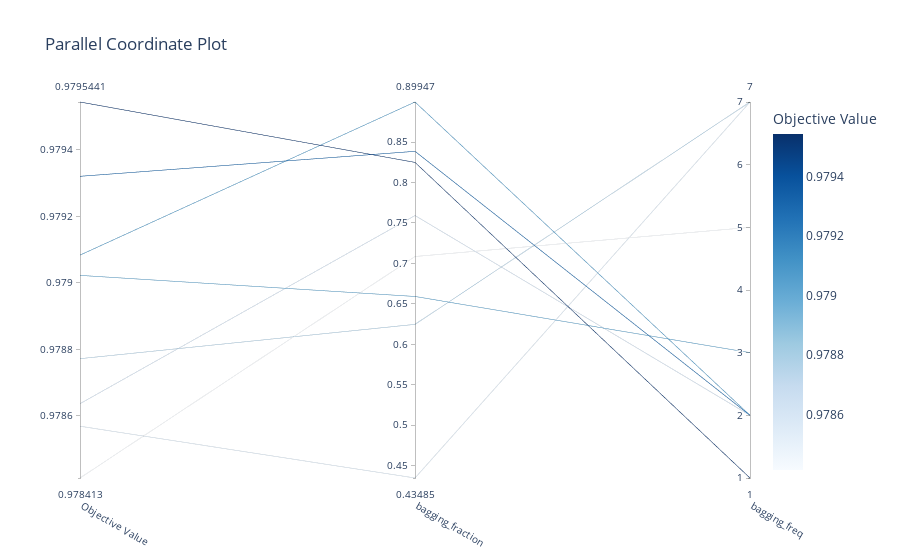

Notebook code cell kept with this figure:
### Code cell
plot_parallel_coordinate(study, params=["bagging_freq", "bagging_fraction"])

### Figure 1 — Plotly figure (JSON) as saved in the notebook; plotly's stock layout.template omitted (floating-point values rounded to 4 significant figures)
{"data": [{"dimensions": [{"label": "Objective Value", "range": [0.9784, 0.9795], "values": [0.9788, 0.9786, 0.9786, 0.9795, 0.9791, 0.979, 0.9784, 0.9793]}, {"label": "bagging_fraction", "range": [0.4349, 0.8995], "values": [0.6247, 0.7592, 0.4349, 0.8248, 0.8995, 0.6592, 0.7085, 0.8385]}, {"label": "bagging_freq", "range": [1, 7], "values": [7, 2, 7, 1, 2, 3, 5, 2]}], "labelangle": 30, "labelside": "bottom", "line": {"color": [0.9788, 0.9786, 0.9786, 0.9795, 0.9791, 0.979, 0.9784, 0.9793], "colorbar": {"title": {"text": "Objective Value"}}, "colorscale": [[0, "rgb(247,251,255)"], [0.125, "rgb(222,235,247)"], [0.25, "rgb(198,219,239)"], [0.375, "rgb(158,202,225)"], [0.5, "rgb(107,174,214)"], [0.625, "rgb(66,146,198)"], [0.75, "rgb(33,113,181)"], [0.875, "rgb(8,81,156)"], [1, "rgb(8,48,107)"]], "reversescale": false, "showscale": true}, "type": "parcoords"}], "layout": {"title": {"text": "Parallel Coordinate Plot"}}}
